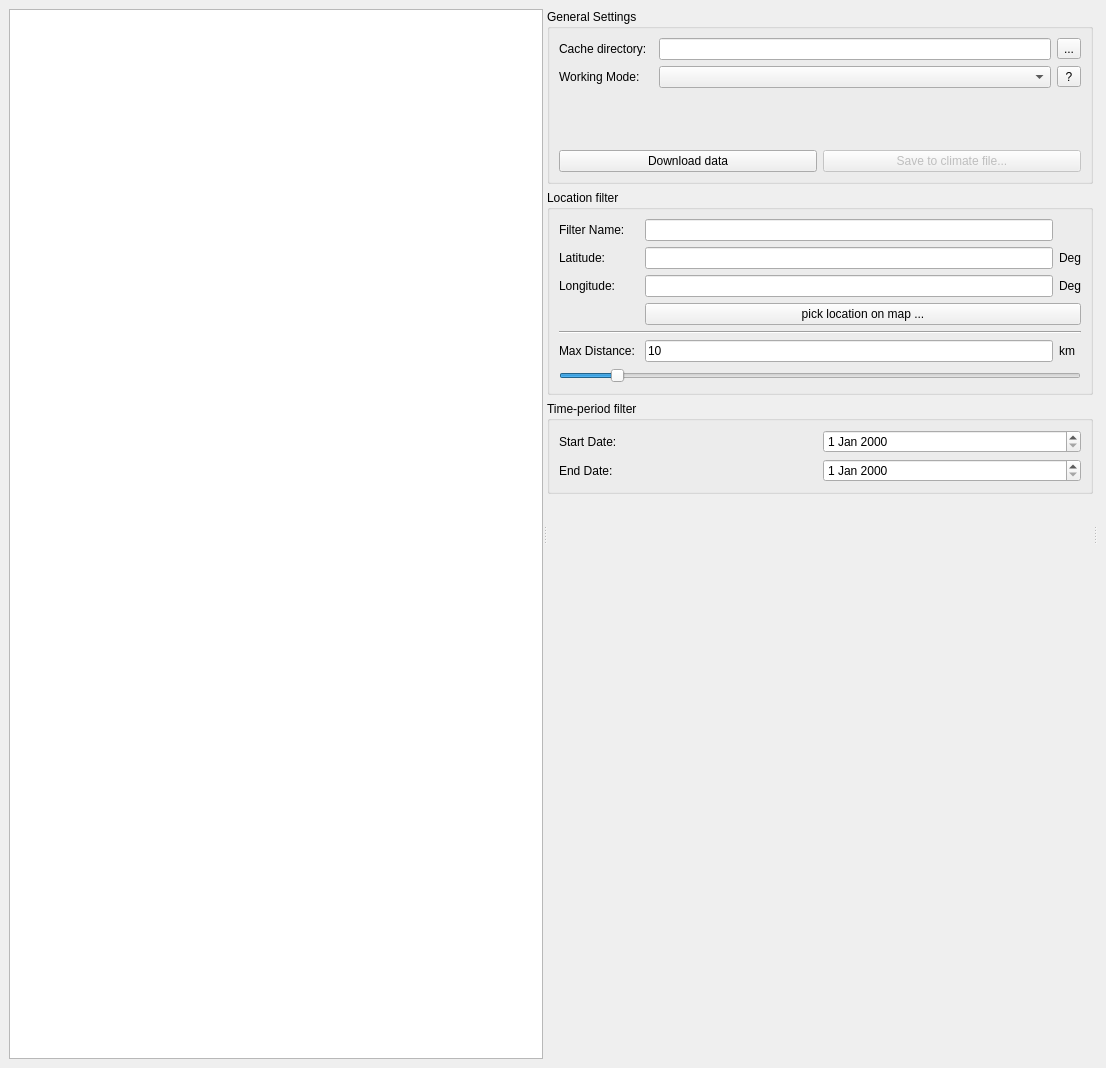
<?xml version="1.0" encoding="UTF-8"?>
<ui version="4.0">
 <class>MainWindow</class>
 <widget class="QMainWindow" name="MainWindow">
  <property name="geometry">
   <rect>
    <x>0</x>
    <y>0</y>
    <width>1106</width>
    <height>1068</height>
   </rect>
  </property>
  <property name="maximumSize">
   <size>
    <width>16777215</width>
    <height>16777215</height>
   </size>
  </property>
  <property name="windowTitle">
   <string>DWD Weather Data Converter</string>
  </property>
  <widget class="QWidget" name="centralwidget">
   <layout class="QGridLayout" name="gridLayout_5">
    <item row="0" column="0">
     <widget class="QSplitter" name="splitter">
      <property name="orientation">
       <enum>Qt::Horizontal</enum>
      </property>
      <widget class="QTableView" name="tableView"/>
      <widget class="QWidget" name="layoutWidget">
       <layout class="QVBoxLayout" name="verticalLayout_2">
        <item>
         <widget class="QGroupBox" name="groupBoxDir">
          <property name="title">
           <string>General Settings</string>
          </property>
          <layout class="QGridLayout" name="gridLayout_4">
           <item row="4" column="0" colspan="4">
            <widget class="MetaDataEditWidget" name="widgetMetaData" native="true">
             <property name="minimumSize">
              <size>
               <width>0</width>
               <height>50</height>
              </size>
             </property>
            </widget>
           </item>
           <item row="0" column="2">
            <widget class="QLineEdit" name="lineEditDownloads"/>
           </item>
           <item row="2" column="2">
            <widget class="QComboBox" name="comboBoxMode"/>
           </item>
           <item row="5" column="0" colspan="4">
            <layout class="QHBoxLayout" name="horizontalLayout">
             <item>
              <widget class="QPushButton" name="pushButtonPreview">
               <property name="text">
                <string>Download data</string>
               </property>
              </widget>
             </item>
             <item>
              <widget class="QPushButton" name="pushButtonDownload">
               <property name="enabled">
                <bool>false</bool>
               </property>
               <property name="text">
                <string>Save to climate file...</string>
               </property>
              </widget>
             </item>
            </layout>
           </item>
           <item row="0" column="0">
            <widget class="QLabel" name="label_11">
             <property name="text">
              <string>Cache directory:</string>
             </property>
            </widget>
           </item>
           <item row="2" column="0">
            <widget class="QLabel" name="label_9">
             <property name="text">
              <string>Working Mode:</string>
             </property>
            </widget>
           </item>
           <item row="0" column="3">
            <widget class="QToolButton" name="toolButtonDownloadDir">
             <property name="text">
              <string>...</string>
             </property>
            </widget>
           </item>
           <item row="2" column="3">
            <widget class="QToolButton" name="toolButtonHelp">
             <property name="sizePolicy">
              <sizepolicy hsizetype="Preferred" vsizetype="Fixed">
               <horstretch>0</horstretch>
               <verstretch>0</verstretch>
              </sizepolicy>
             </property>
             <property name="text">
              <string>?</string>
             </property>
            </widget>
           </item>
          </layout>
         </widget>
        </item>
        <item>
         <widget class="QGroupBox" name="groupBoxLocation">
          <property name="maximumSize">
           <size>
            <width>16777215</width>
            <height>16777215</height>
           </size>
          </property>
          <property name="title">
           <string>Location filter</string>
          </property>
          <layout class="QGridLayout" name="gridLayout" columnstretch="0,1,0,0">
           <item row="10" column="0" colspan="4">
            <widget class="QSlider" name="horizontalSliderDistance">
             <property name="maximum">
              <number>500</number>
             </property>
             <property name="value">
              <number>50</number>
             </property>
             <property name="orientation">
              <enum>Qt::Horizontal</enum>
             </property>
            </widget>
           </item>
           <item row="3" column="0">
            <widget class="QLabel" name="label_2">
             <property name="text">
              <string>Latitude:</string>
             </property>
            </widget>
           </item>
           <item row="1" column="0">
            <widget class="QLabel" name="label_8">
             <property name="text">
              <string>Filter Name:</string>
             </property>
            </widget>
           </item>
           <item row="7" column="0" colspan="4">
            <widget class="Line" name="line">
             <property name="orientation">
              <enum>Qt::Horizontal</enum>
             </property>
            </widget>
           </item>
           <item row="8" column="3">
            <widget class="QLabel" name="label_7">
             <property name="text">
              <string>km</string>
             </property>
            </widget>
           </item>
           <item row="5" column="1" colspan="2">
            <widget class="QtExt::ValidatingLineEdit" name="lineEditLongitude">
             <property name="maximumSize">
              <size>
               <width>16777215</width>
               <height>16777215</height>
              </size>
             </property>
            </widget>
           </item>
           <item row="3" column="3">
            <widget class="QLabel" name="label_5">
             <property name="text">
              <string>Deg</string>
             </property>
            </widget>
           </item>
           <item row="5" column="3">
            <widget class="QLabel" name="label_4">
             <property name="text">
              <string>Deg</string>
             </property>
            </widget>
           </item>
           <item row="5" column="0">
            <widget class="QLabel" name="label_3">
             <property name="text">
              <string>Longitude:</string>
             </property>
            </widget>
           </item>
           <item row="3" column="1" colspan="2">
            <widget class="QtExt::ValidatingLineEdit" name="lineEditLatitude">
             <property name="enabled">
              <bool>true</bool>
             </property>
             <property name="maximumSize">
              <size>
               <width>16777215</width>
               <height>16777215</height>
              </size>
             </property>
            </widget>
           </item>
           <item row="8" column="0">
            <widget class="QLabel" name="label_6">
             <property name="text">
              <string>Max Distance: </string>
             </property>
            </widget>
           </item>
           <item row="8" column="1" colspan="2">
            <widget class="QtExt::ValidatingLineEdit" name="lineEditDistance">
             <property name="text">
              <string>10</string>
             </property>
             <property name="readOnly">
              <bool>true</bool>
             </property>
            </widget>
           </item>
           <item row="1" column="1" colspan="2">
            <widget class="QLineEdit" name="lineEditNameFilter"/>
           </item>
           <item row="6" column="1" colspan="3">
            <widget class="QPushButton" name="pushButtonMap">
             <property name="text">
              <string>pick location on map ...</string>
             </property>
            </widget>
           </item>
          </layout>
         </widget>
        </item>
        <item>
         <widget class="QGroupBox" name="groupBoxTime">
          <property name="title">
           <string>Time-period filter</string>
          </property>
          <layout class="QGridLayout" name="gridLayout_2">
           <item row="1" column="1">
            <widget class="QDateEdit" name="dateEditEnd"/>
           </item>
           <item row="1" column="0">
            <widget class="QLabel" name="label_10">
             <property name="minimumSize">
              <size>
               <width>0</width>
               <height>0</height>
              </size>
             </property>
             <property name="text">
              <string>End Date:</string>
             </property>
            </widget>
           </item>
           <item row="0" column="0">
            <widget class="QLabel" name="label">
             <property name="minimumSize">
              <size>
               <width>0</width>
               <height>0</height>
              </size>
             </property>
             <property name="text">
              <string>Start Date:</string>
             </property>
            </widget>
           </item>
           <item row="0" column="1">
            <widget class="QDateEdit" name="dateEditStart"/>
           </item>
          </layout>
         </widget>
        </item>
        <item>
         <spacer name="verticalSpacer_2">
          <property name="orientation">
           <enum>Qt::Vertical</enum>
          </property>
          <property name="sizeHint" stdset="0">
           <size>
            <width>20</width>
            <height>40</height>
           </size>
          </property>
         </spacer>
        </item>
       </layout>
      </widget>
      <widget class="QWidget" name="layoutWidget">
       <layout class="QVBoxLayout" name="plotLayout">
        <item>
         <widget class="QwtPlot" name="plotTemp" native="true">
          <property name="enabled">
           <bool>false</bool>
          </property>
          <property name="maximumSize">
           <size>
            <width>16777215</width>
            <height>16777215</height>
           </size>
          </property>
         </widget>
        </item>
        <item>
         <widget class="QwtPlot" name="plotRelHum" native="true">
          <property name="enabled">
           <bool>false</bool>
          </property>
          <property name="sizePolicy">
           <sizepolicy hsizetype="Preferred" vsizetype="Preferred">
            <horstretch>0</horstretch>
            <verstretch>0</verstretch>
           </sizepolicy>
          </property>
         </widget>
        </item>
        <item>
         <widget class="QwtPlot" name="plotRad" native="true">
          <property name="enabled">
           <bool>false</bool>
          </property>
          <property name="minimumSize">
           <size>
            <width>0</width>
            <height>0</height>
           </size>
          </property>
          <property name="maximumSize">
           <size>
            <width>16777215</width>
            <height>16777215</height>
           </size>
          </property>
         </widget>
        </item>
        <item>
         <widget class="QwtPlot" name="plotPres" native="true">
          <property name="enabled">
           <bool>false</bool>
          </property>
          <property name="minimumSize">
           <size>
            <width>0</width>
            <height>0</height>
           </size>
          </property>
          <property name="maximumSize">
           <size>
            <width>16777215</width>
            <height>16777215</height>
           </size>
          </property>
         </widget>
        </item>
        <item>
         <widget class="QwtPlot" name="plotRain" native="true">
          <property name="enabled">
           <bool>false</bool>
          </property>
          <property name="maximumSize">
           <size>
            <width>16777215</width>
            <height>16777215</height>
           </size>
          </property>
         </widget>
        </item>
        <item>
         <widget class="QwtPlot" name="plotWind" native="true">
          <property name="enabled">
           <bool>false</bool>
          </property>
          <property name="maximumSize">
           <size>
            <width>16777215</width>
            <height>16777215</height>
           </size>
          </property>
         </widget>
        </item>
       </layout>
      </widget>
     </widget>
    </item>
   </layout>
  </widget>
 </widget>
 <customwidgets>
  <customwidget>
   <class>QtExt::ValidatingLineEdit</class>
   <extends>QLineEdit</extends>
   <header>QtExt_ValidatingLineEdit.h</header>
   <slots>
    <signal>editingFinishedSuccessfully()</signal>
   </slots>
  </customwidget>
  <customwidget>
   <class>QwtPlot</class>
   <extends>QWidget</extends>
   <header location="global">qwt_plot.h</header>
   <container>1</container>
  </customwidget>
  <customwidget>
   <class>MetaDataEditWidget</class>
   <extends>QWidget</extends>
   <header>MetaDataEditWidget.h</header>
   <container>1</container>
  </customwidget>
 </customwidgets>
 <resources/>
 <connections/>
</ui>
